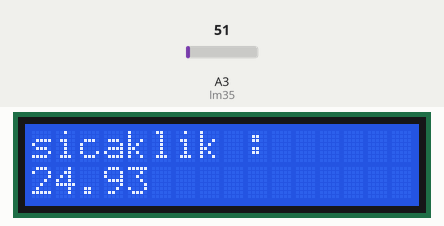
Bench run of a sketch on a simulated Arduino Uno, built with avr-gcc and run on an emulated ATmega328P. Parts: 16×2 character LCD. The test bench sets the inputs (shaded band); at power-on: A3 (lm35) = 51.

Above: at 1.2 s.
1.3 s: A3 (lm35) set to 61
At 4.3 s:
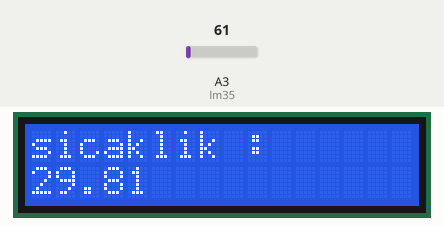
9.0 s: A3 (lm35) set to 71
At 9.5 s:
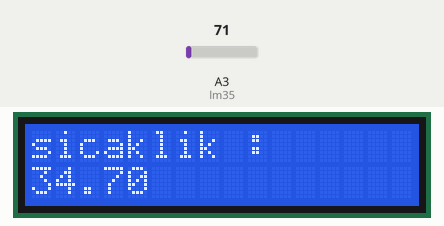
12.9 s: A3 (lm35) set to 86
At 15.8 s:
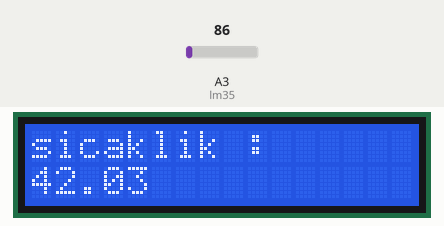
Timing chart, 0 to 17.3 s (numbered marks = the images above; inputs shaded):
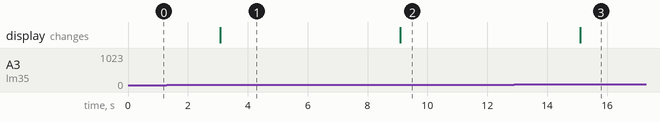

The sketch:

terrmometre.ino
```cpp
#include <LiquidCrystal.h>
LiquidCrystal lcd(12, 11, 5, 4, 3, 2); // LCD ekran pin tanımlaması yaptık

const int lm35= A3; //sensörün pin tanımlaması

float voltaj_deger=0; // kullanacağımız tanımlamalar
float sicaklik=0;
int gelen_veri=0;
void setup() {
  lcd.begin(16,2); // lcd erkan başlatıldı
}
void loop() {
  gelen_veri = analogRead(lm35); // sensörden veri okuduk
  voltaj_deger=(gelen_veri / 1023.0)* 5000;
  sicaklik= voltaj_deger / 10.0;
  Serial.print(sicaklik);
  lcd.clear(); // ekran temizleme
  lcd.home(); //cursor başa alma
  lcd.print("sicaklik :");
  lcd.setCursor(0,1); // yazı koordinatı
  lcd.print(sicaklik); // degeri ekrana yazdırma
  Serial.print(sicaklik);
  delay(3000); // sonra ki veri girişi için bekleme süresi
}
```

Measured:
- after the input at 1.3 s, the display: changes after 1.8 s (image 1)
- after the input at 9.0 s, the display: changes after 0.09 s (image 2)
- after the input at 12.9 s, the display: changes after 2.2 s (image 3)
